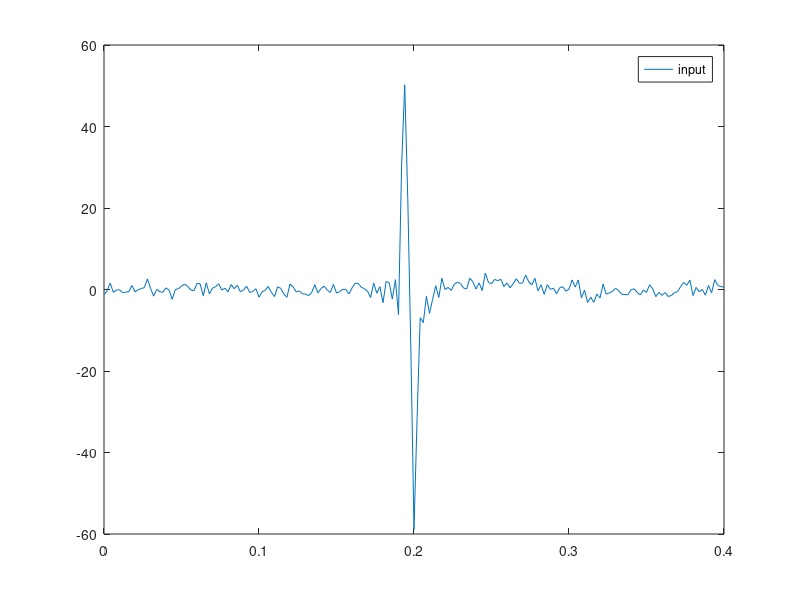
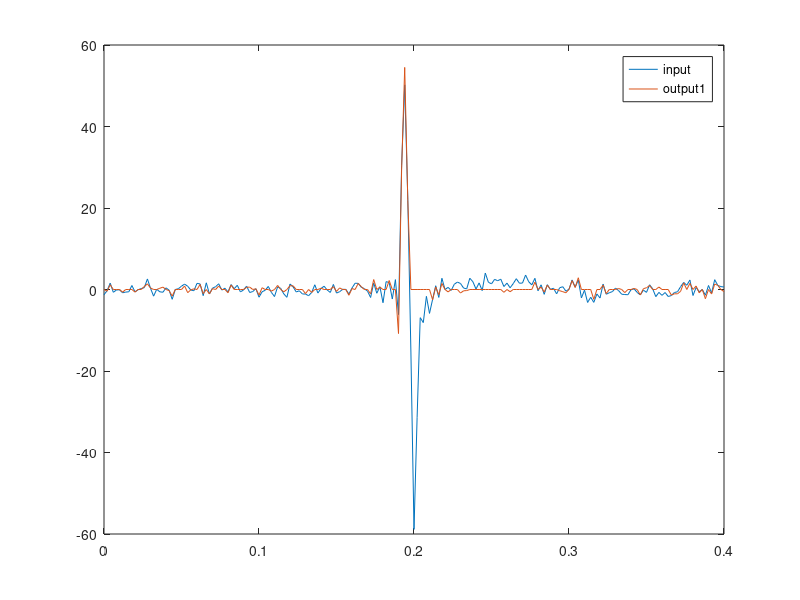
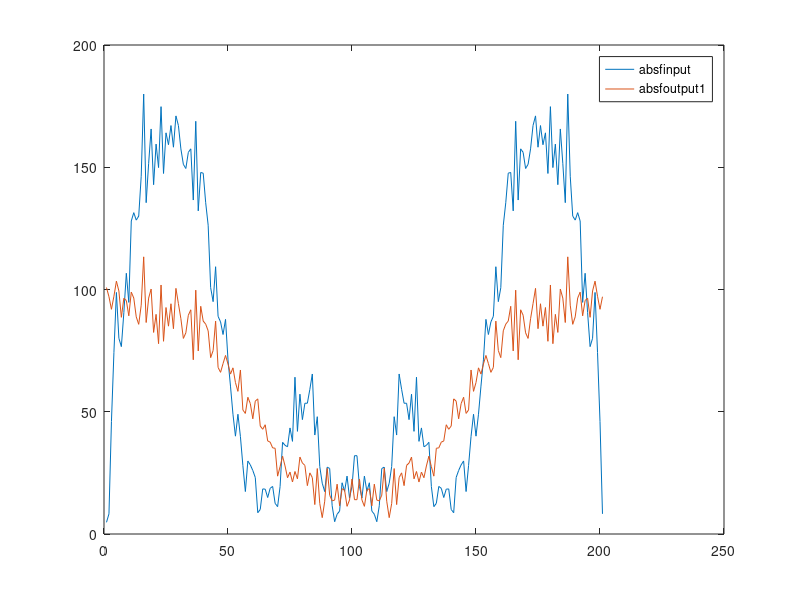
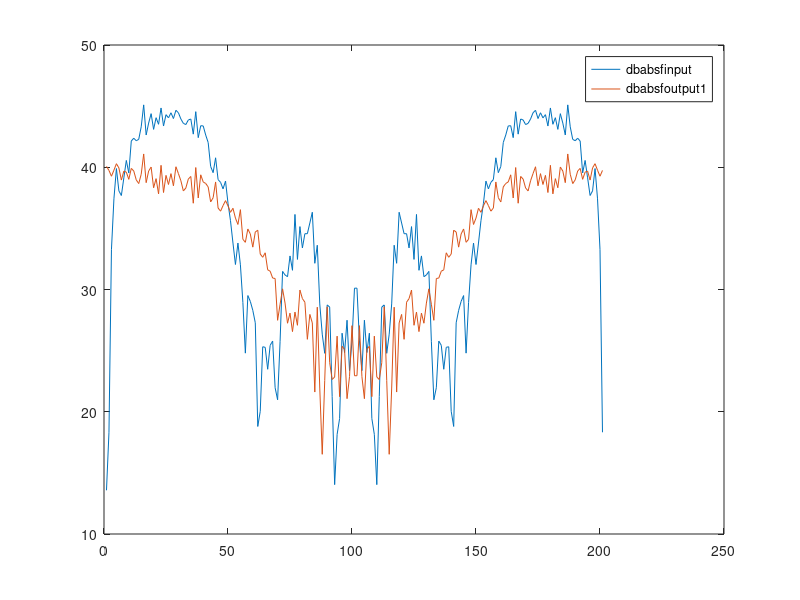

MATLAB code for these plots, in order:
clc
clear all;
close all;

input=[0.000     0.012     0.032     0.044     0.020    -0.026    -0.068 ...
-0.077    -0.040     0.010     0.057     0.076     0.045    -0.004 ...
-0.051    -0.075    -0.052    -0.005     0.043     0.075     0.059 ...
 0.012    -0.037    -0.072    -0.065    -0.023     0.026     0.068 ...
 0.071     0.032    -0.018    -0.062    -0.073    -0.039     0.010 ...
 0.057     0.075     0.046    -0.003    -0.050    -0.074    -0.052 ...
-0.004     0.045     0.077     0.061     0.014    -0.036    -0.073 ...
-0.066    -0.023     0.027     0.070     0.072     0.032    -0.016 ...
-0.061    -0.073    -0.039     0.009     0.055     0.073     0.044 ...
-0.004    -0.051    -0.076    -0.056    -0.009     0.053     0.081 ...
 0.069     0.017    -0.055    -0.048    -0.104     0.013     0.002 ...
 0.057     0.129    -0.096     0.165    -0.291     0.153    -0.198 ...
 0.033     0.250    -0.383     0.783    -0.972     1.035    -1.088 ...
 0.623    -0.024    -0.995     2.703    -5.253    30.984    50.263 ...
22.011   -16.056   -59.076   -33.010    -7.162    -8.071    -1.255 ...
-6.592    -0.126     0.063    -0.782     1.831    -0.028     1.655 ...
 0.826     1.223     1.453     1.137     1.528     1.381     1.578 ...
 1.615     1.601     1.594     1.538     1.519     1.548     1.593 ...
 1.670     1.716     1.734     1.722     1.689     1.660     1.629 ...
 1.626     1.609     1.569     1.508     1.416     1.333     1.234 ...
 1.073     0.810     0.460     0.165     0.053     0.125     0.297 ...
 0.470     0.584     0.615     0.531     0.332     0.050    -0.331 ...
-0.840    -1.405    -1.866    -2.047    -1.886    -1.504    -1.050 ...
-0.671    -0.510    -0.641    -1.036    -1.470    -1.664    -1.530 ...
-1.196    -0.854    -0.609    -0.460    -0.387    -0.396    -0.482 ...
-0.614    -0.744    -0.807    -0.795    -0.749    -0.691    -0.640 ...
-0.560    -0.414    -0.231    -0.030     0.139     0.244     0.310 ...
 0.352     0.400     0.476     0.560     0.629     0.668     0.651 ...
 0.598     0.539     0.492     0.481     0.490];

%input(floor(3.0*end/4.0):end)=0;

nt=201;
nf=nt; 
nh=floor(nt/2); 
dt = 2e-3;
t=[0:dt:(nt-1)*dt];
df=1./(nt*dt);
f=[0:nh -nh:-1]*df;
omega=2.0*pi*f;

hnf=floor(nt/2);

vwater=1545.8;
tau=2.0*5.0/1545.8
% tau=2.0*5.0/1000.0
eps=0.0002


input=input+1.0*randn(1,nt); 


figure();
plot(t,input);
legend('input');


finput=fft(input);


%% Estimate spec
nod=30; 
nominator1=(1-exp(1i*omega*tau))/2.0; 


foutput1=finput.*nominator1;


output1=real(ifft(foutput1));


for i_iter = 1:nt
  if((abs(output1(i_iter))>2.0*abs(input(i_iter)))||(abs(output1(i_iter))<0.5*abs(input(i_iter))))
    output1(i_iter)=0.0; 
  end
end



figure();
plot(t,input,t,output1);
legend('input','output1');



absfinput=abs(fft(input)); 
absfoutput1=abs(fft(output1)); 
dbabsfinput=mag2db(absfinput); 
dbabsfoutput1=mag2db(absfoutput1); 


figure();
plot(1:nf,absfinput,1:nf,absfoutput1); 
legend('absfinput','absfoutput1'); 

figure(); 
plot(1:nf,dbabsfinput,1:nf,dbabsfoutput1); 
legend('dbabsfinput','dbabsfoutput1'); 


figure(); 
plot((1:nf)*df,abs(nominator1)); 
legend('filter'); 







